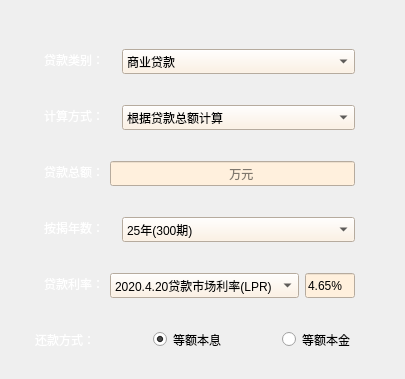
      <widget class="QWidget" name="widget_5" native="true">
       <layout class="QGridLayout" name="gridLayout_22">
        <property name="leftMargin">
         <number>6</number>
        </property>
        <property name="topMargin">
         <number>0</number>
        </property>
        <property name="bottomMargin">
         <number>0</number>
        </property>
        <property name="horizontalSpacing">
         <number>9</number>
        </property>
        <property name="verticalSpacing">
         <number>16</number>
        </property>
        <item row="0" column="2">
         <spacer name="verticalSpacer_13">
          <property name="orientation">
           <enum>Qt::Vertical</enum>
          </property>
          <property name="sizeType">
           <enum>QSizePolicy::Maximum</enum>
          </property>
          <property name="sizeHint" stdset="0">
           <size>
            <width>20</width>
            <height>40</height>
           </size>
          </property>
         </spacer>
        </item>
        <item row="1" column="0">
         <widget class="PushButton" name="QustionButton_7">
          <property name="maximumSize">
           <size>
            <width>20</width>
            <height>20</height>
           </size>
          </property>
          <property name="toolTip">
           <string>&lt;html&gt;&lt;head/&gt;&lt;body&gt;&lt;p&gt;打开帮助文档&lt;/p&gt;&lt;/body&gt;&lt;/html&gt;</string>
          </property>
          <property name="text">
           <string/>
          </property>
          <property name="icon">
           <iconset>
            <normaloff>../Icons/WenHao1.png</normaloff>../Icons/WenHao1.png</iconset>
          </property>
          <property name="autoDefault">
           <bool>false</bool>
          </property>
          <property name="default">
           <bool>false</bool>
          </property>
          <property name="flat">
           <bool>true</bool>
          </property>
         </widget>
        </item>
        <item row="1" column="1" colspan="2">
         <widget class="QWidget" name="widget_Retype_2" native="true">
          <property name="maximumSize">
           <size>
            <width>450</width>
            <height>40</height>
           </size>
          </property>
          <layout class="QGridLayout" name="gridLayout_53">
           <item row="0" column="0">
            <widget class="QLabel" name="label_Retype_2">
             <property name="maximumSize">
              <size>
               <width>72</width>
               <height>15</height>
              </size>
             </property>
             <property name="styleSheet">
              <string notr="true">font: 9pt &quot;锐字锐线怒放黑简1.0&quot;;
color: rgb(255, 255, 255);</string>
             </property>
             <property name="text">
              <string>贷款类别：</string>
             </property>
            </widget>
           </item>
           <item row="0" column="1">
            <widget class="QComboBox" name="comboBox_Retype_2">
             <property name="minimumSize">
              <size>
               <width>0</width>
               <height>25</height>
              </size>
             </property>
             <property name="maximumSize">
              <size>
               <width>16777215</width>
               <height>25</height>
              </size>
             </property>
             <property name="toolTip">
              <string>&lt;html&gt;&lt;head/&gt;&lt;body&gt;&lt;p&gt;注意：商业贷款和公积金贷款的利率是不一样的哦！&lt;/p&gt;&lt;/body&gt;&lt;/html&gt;</string>
             </property>
             <property name="styleSheet">
              <string notr="true">background-color: rgb(255, 240, 221);
selection-background-color: rgb(209, 114, 93);
</string>
             </property>
             <item>
              <property name="text">
               <string>商业贷款</string>
              </property>
              <property name="icon">
               <iconset>
                <normaloff>../Icons/shangye.png</normaloff>../Icons/shangye.png</iconset>
              </property>
             </item>
             <item>
              <property name="text">
               <string>公积金贷款</string>
              </property>
              <property name="icon">
               <iconset>
                <normaloff>../Icons/公共.png</normaloff>../Icons/公共.png</iconset>
              </property>
             </item>
             <item>
              <property name="text">
               <string>组合型贷款</string>
              </property>
              <property name="icon">
               <iconset>
                <normaloff>../Icons/组合.png</normaloff>../Icons/组合.png</iconset>
              </property>
             </item>
            </widget>
           </item>
          </layout>
         </widget>
        </item>
        <item row="1" column="3">
         <spacer name="horizontalSpacer_41">
          <property name="orientation">
           <enum>Qt::Horizontal</enum>
          </property>
          <property name="sizeType">
           <enum>QSizePolicy::Maximum</enum>
          </property>
          <property name="sizeHint" stdset="0">
           <size>
            <width>30</width>
            <height>20</height>
           </size>
          </property>
         </spacer>
        </item>
        <item row="2" column="1" colspan="2">
         <widget class="QWidget" name="widget_RecalaterWay_2" native="true">
          <property name="maximumSize">
           <size>
            <width>450</width>
            <height>40</height>
           </size>
          </property>
          <layout class="QGridLayout" name="gridLayout_51">
           <item row="0" column="0">
            <widget class="QLabel" name="label_RecalaterWay_2">
             <property name="maximumSize">
              <size>
               <width>72</width>
               <height>15</height>
              </size>
             </property>
             <property name="styleSheet">
              <string notr="true">font: 9pt &quot;锐字锐线怒放黑简1.0&quot;;
color: rgb(255, 255, 255);</string>
             </property>
             <property name="text">
              <string>计算方式：</string>
             </property>
            </widget>
           </item>
           <item row="0" column="1">
            <widget class="QComboBox" name="comboBox_RecalaterWay_2">
             <property name="minimumSize">
              <size>
               <width>0</width>
               <height>25</height>
              </size>
             </property>
             <property name="maximumSize">
              <size>
               <width>16777215</width>
               <height>25</height>
              </size>
             </property>
             <property name="styleSheet">
              <string notr="true">background-color: rgb(255, 240, 221);
selection-background-color: rgb(209, 114, 93);
</string>
             </property>
             <item>
              <property name="text">
               <string>根据贷款总额计算</string>
              </property>
              <property name="icon">
               <iconset>
                <normaloff>../Icons/qian.png</normaloff>../Icons/qian.png</iconset>
              </property>
             </item>
             <item>
              <property name="text">
               <string>根据面积、单价计算</string>
              </property>
              <property name="icon">
               <iconset>
                <normaloff>../Icons/房.png</normaloff>../Icons/房.png</iconset>
              </property>
             </item>
            </widget>
           </item>
          </layout>
         </widget>
        </item>
        <item row="2" column="3">
         <spacer name="horizontalSpacer_37">
          <property name="orientation">
           <enum>Qt::Horizontal</enum>
          </property>
          <property name="sizeType">
           <enum>QSizePolicy::Maximum</enum>
          </property>
          <property name="sizeHint" stdset="0">
           <size>
            <width>30</width>
            <height>20</height>
           </size>
          </property>
         </spacer>
        </item>
        <item row="3" column="1" colspan="2">
         <widget class="QWidget" name="widget_Retotalloan" native="true">
          <property name="maximumSize">
           <size>
            <width>450</width>
            <height>40</height>
           </size>
          </property>
          <layout class="QGridLayout" name="gridLayout_55">
           <item row="0" column="0">
            <widget class="QLabel" name="label_Retotalloan">
             <property name="maximumSize">
              <size>
               <width>72</width>
               <height>15</height>
              </size>
             </property>
             <property name="styleSheet">
              <string notr="true">font: 9pt &quot;锐字锐线怒放黑简1.0&quot;;
color: rgb(255, 255, 255);</string>
             </property>
             <property name="text">
              <string>贷款总额：</string>
             </property>
            </widget>
           </item>
           <item row="0" column="1">
            <widget class="QLineEdit" name="lineEdit_Retotalloan">
             <property name="minimumSize">
              <size>
               <width>0</width>
               <height>25</height>
              </size>
             </property>
             <property name="maximumSize">
              <size>
               <width>16777215</width>
               <height>25</height>
              </size>
             </property>
             <property name="styleSheet">
              <string notr="true">background-color: rgb(255, 240, 221);
selection-background-color: rgb(209, 114, 93);
</string>
             </property>
             <property name="placeholderText">
              <string>                                   万元</string>
             </property>
            </widget>
           </item>
          </layout>
         </widget>
        </item>
        <item row="3" column="3">
         <spacer name="horizontalSpacer_43">
          <property name="orientation">
           <enum>Qt::Horizontal</enum>
          </property>
          <property name="sizeType">
           <enum>QSizePolicy::Maximum</enum>
          </property>
          <property name="sizeHint" stdset="0">
           <size>
            <width>30</width>
            <height>20</height>
           </size>
          </property>
         </spacer>
        </item>
        <item row="4" column="1" colspan="2">
         <widget class="QWidget" name="widget_Redeadline_2" native="true">
          <property name="maximumSize">
           <size>
            <width>450</width>
            <height>40</height>
           </size>
          </property>
          <layout class="QGridLayout" name="gridLayout_52">
           <item row="0" column="0">
            <widget class="QLabel" name="label_Redeadline_2">
             <property name="maximumSize">
              <size>
               <width>72</width>
               <height>15</height>
              </size>
             </property>
             <property name="styleSheet">
              <string notr="true">font: 9pt &quot;锐字锐线怒放黑简1.0&quot;;
color: rgb(255, 255, 255);</string>
             </property>
             <property name="text">
              <string>按揭年数：</string>
             </property>
            </widget>
           </item>
           <item row="0" column="1">
            <widget class="QComboBox" name="comboBox_Redeadline_2">
             <property name="minimumSize">
              <size>
               <width>0</width>
               <height>25</height>
              </size>
             </property>
             <property name="maximumSize">
              <size>
               <width>16777215</width>
               <height>25</height>
              </size>
             </property>
             <property name="toolTip">
              <string>&lt;html&gt;&lt;head/&gt;&lt;body&gt;&lt;p&gt;5年以上利率和5年以下利率是不同的哦&lt;/p&gt;&lt;/body&gt;&lt;/html&gt;</string>
             </property>
             <property name="styleSheet">
              <string notr="true">background-color: rgb(255, 240, 221);
selection-background-color: rgb(209, 114, 93);
</string>
             </property>
             <item>
              <property name="text">
               <string>25年(300期)</string>
              </property>
             </item>
             <item>
              <property name="text">
               <string>24年(288期)</string>
              </property>
             </item>
             <item>
              <property name="text">
               <string>23年(276期)</string>
              </property>
             </item>
             <item>
              <property name="text">
               <string>22年(264期)</string>
              </property>
             </item>
             <item>
              <property name="text">
               <string>21年(252期)</string>
              </property>
             </item>
             <item>
              <property name="text">
               <string>20年(240期)</string>
              </property>
             </item>
             <item>
              <property name="text">
               <string>19年(228期)</string>
              </property>
             </item>
             <item>
              <property name="text">
               <string>18年(216期)</string>
              </property>
             </item>
             <item>
              <property name="text">
               <string>17年(204期)</string>
              </property>
             </item>
             <item>
              <property name="text">
               <string>16年(192期)</string>
              </property>
             </item>
             <item>
              <property name="text">
               <string>15年(180期)</string>
              </property>
             </item>
             <item>
              <property name="text">
               <string>14年(168期)</string>
              </property>
             </item>
             <item>
              <property name="text">
               <string>13年(156期)</string>
              </property>
             </item>
             <item>
              <property name="text">
               <string>12年(144期)</string>
              </property>
             </item>
             <item>
              <property name="text">
               <string>11年(132期)</string>
              </property>
             </item>
             <item>
              <property name="text">
               <string>10年(120期)</string>
              </property>
             </item>
             <item>
              <property name="text">
               <string>9年(108期)</string>
              </property>
             </item>
             <item>
              <property name="text">
               <string>8年(96期)</string>
              </property>
             </item>
             <item>
              <property name="text">
               <string>7年(84期)</string>
              </property>
             </item>
             <item>
              <property name="text">
               <string>6年(72期)</string>
              </property>
             </item>
             <item>
              <property name="text">
               <string>5年(60期)</string>
              </property>
             </item>
             <item>
              <property name="text">
               <string>4年(48期)</string>
              </property>
             </item>
             <item>
              <property name="text">
               <string>3年(36期)</string>
              </property>
             </item>
             <item>
              <property name="text">
               <string>2年(24期)</string>
              </property>
             </item>
             <item>
              <property name="text">
               <string>1年(12期)</string>
              </property>
             </item>
            </widget>
           </item>
          </layout>
         </widget>
        </item>
        <item row="4" column="3">
         <spacer name="horizontalSpacer_47">
          <property name="orientation">
           <enum>Qt::Horizontal</enum>
          </property>
          <property name="sizeType">
           <enum>QSizePolicy::Maximum</enum>
          </property>
          <property name="sizeHint" stdset="0">
           <size>
            <width>30</width>
            <height>20</height>
           </size>
          </property>
         </spacer>
        </item>
        <item row="5" column="0">
         <widget class="PushButton" name="QustionButton_8">
          <property name="maximumSize">
           <size>
            <width>20</width>
            <height>20</height>
           </size>
          </property>
          <property name="toolTip">
           <string>&lt;html&gt;&lt;head/&gt;&lt;body&gt;&lt;p&gt;打开帮助文档&lt;/p&gt;&lt;/body&gt;&lt;/html&gt;</string>
          </property>
          <property name="text">
           <string/>
          </property>
          <property name="icon">
           <iconset>
            <normaloff>../Icons/WenHao1.png</normaloff>../Icons/WenHao1.png</iconset>
          </property>
          <property name="autoDefault">
           <bool>false</bool>
          </property>
          <property name="default">
           <bool>false</bool>
          </property>
          <property name="flat">
           <bool>true</bool>
          </property>
         </widget>
        </item>
        <item row="5" column="1" colspan="2">
         <widget class="QWidget" name="widget_Rerate_2" native="true">
          <property name="maximumSize">
           <size>
            <width>450</width>
            <height>40</height>
           </size>
          </property>
          <layout class="QGridLayout" name="gridLayout_50">
           <item row="0" column="0">
            <widget class="QLabel" name="label_Rerate_2">
             <property name="maximumSize">
              <size>
               <width>72</width>
               <height>15</height>
              </size>
             </property>
             <property name="styleSheet">
              <string notr="true">font: 9pt &quot;锐字锐线怒放黑简1.0&quot;;
color: rgb(255, 255, 255);</string>
             </property>
             <property name="text">
              <string>贷款利率：</string>
             </property>
            </widget>
           </item>
           <item row="0" column="1">
            <widget class="QComboBox" name="comboBox_Rerate_2">
             <property name="minimumSize">
              <size>
               <width>0</width>
               <height>25</height>
              </size>
             </property>
             <property name="maximumSize">
              <size>
               <width>16777215</width>
               <height>25</height>
              </size>
             </property>
             <property name="toolTip">
              <string>&lt;html&gt;&lt;head/&gt;&lt;body&gt;&lt;p&gt;&lt;span style=&quot; font-family:'仿宋'; color:#333333;&quot;&gt;从2020年3月1日起，全部的房贷除已发放的房贷外，都将实行LPR+基点的模式进行贷款&lt;/span&gt;&lt;/p&gt;&lt;/body&gt;&lt;/html&gt;</string>
             </property>
             <property name="styleSheet">
              <string notr="true">background-color: rgb(255, 240, 221);
selection-background-color: rgb(209, 114, 93);
</string>
             </property>
             <item>
              <property name="text">
               <string>2020.4.20贷款市场利率(LPR)</string>
              </property>
             </item>
             <item>
              <property name="text">
               <string>2020.3.20贷款市场利率(LPR)</string>
              </property>
             </item>
             <item>
              <property name="text">
               <string>2019.9.20贷款市场利率(LPR)</string>
              </property>
             </item>
             <item>
              <property name="text">
               <string>2015.10.24利率上限(1.1倍)</string>
              </property>
             </item>
             <item>
              <property name="text">
               <string>2015.10.24利率上限(1.05倍)</string>
              </property>
             </item>
             <item>
              <property name="text">
               <string>2015.10.24利率下限(85折)</string>
              </property>
             </item>
             <item>
              <property name="text">
               <string>2015.10.24利率下限(7折)</string>
              </property>
             </item>
             <item>
              <property name="text">
               <string>2015.10.24基准利率</string>
              </property>
             </item>
             <item>
              <property name="text">
               <string>2015.8.26利率上限(1.1倍)</string>
              </property>
             </item>
             <item>
              <property name="text">
               <string>2015.8.26利率下限(85折)</string>
              </property>
             </item>
             <item>
              <property name="text">
               <string>2015.8.26利率下限(7折)</string>
              </property>
             </item>
             <item>
              <property name="text">
               <string>2015.8.26基准利率</string>
              </property>
             </item>
             <item>
              <property name="text">
               <string>2015.6.28利率上限(1.1倍)</string>
              </property>
             </item>
             <item>
              <property name="text">
               <string>2015.6.28利率下限(85折)</string>
              </property>
             </item>
             <item>
              <property name="text">
               <string>2015.6.28利率下限(7折)</string>
              </property>
             </item>
             <item>
              <property name="text">
               <string>2015.6.28基准利率</string>
              </property>
             </item>
             <item>
              <property name="text">
               <string>2015.5.11利率上限(1.1倍)</string>
              </property>
             </item>
             <item>
              <property name="text">
               <string>2015.5.11利率下限(85折)</string>
              </property>
             </item>
             <item>
              <property name="text">
               <string>2015.5.11利率下限(7折)</string>
              </property>
             </item>
             <item>
              <property name="text">
               <string>2015.5.11基准利率</string>
              </property>
             </item>
             <item>
              <property name="text">
               <string>2015.3.1利率上限(1.1倍)</string>
              </property>
             </item>
             <item>
              <property name="text">
               <string>2015.3.1利率下限(85折)</string>
              </property>
             </item>
             <item>
              <property name="text">
               <string>2015.3.1利率下限(7折)</string>
              </property>
             </item>
             <item>
              <property name="text">
               <string>2015.3.1基准利率</string>
              </property>
             </item>
             <item>
              <property name="text">
               <string>2014.11.22利率上限(1.1倍)</string>
              </property>
             </item>
             <item>
              <property name="text">
               <string>2014.11.22利率下限(85折)</string>
              </property>
             </item>
             <item>
              <property name="text">
               <string>2014.11.22利率下限(7折)</string>
              </property>
             </item>
             <item>
              <property name="text">
               <string>2014.11.22基准利率</string>
              </property>
             </item>
             <item>
              <property name="text">
               <string>2012.7.6利率上限(1.1倍)</string>
              </property>
             </item>
             <item>
              <property name="text">
               <string>2012.7.6利率下限(85折)</string>
              </property>
             </item>
             <item>
              <property name="text">
               <string>2012.7.6利率下限(7折)</string>
              </property>
             </item>
             <item>
              <property name="text">
               <string>2012.7.6基准利率</string>
              </property>
             </item>
             <item>
              <property name="text">
               <string>2012.6.8利率上限(1.1倍)</string>
              </property>
             </item>
             <item>
              <property name="text">
               <string>2012.6.8利率下限(85折)</string>
              </property>
             </item>
             <item>
              <property name="text">
               <string>2012.6.8利率下限(7折)</string>
              </property>
             </item>
             <item>
              <property name="text">
               <string>2012.6.8基准利率</string>
              </property>
             </item>
            </widget>
           </item>
           <item row="0" column="2">
            <widget class="QLineEdit" name="lineEdit_Rerate_2">
             <property name="minimumSize">
              <size>
               <width>0</width>
               <height>25</height>
              </size>
             </property>
             <property name="maximumSize">
              <size>
               <width>50</width>
               <height>25</height>
              </size>
             </property>
             <property name="styleSheet">
              <string notr="true">background-color: rgb(255, 240, 221);
selection-background-color: rgb(209, 114, 93);
</string>
             </property>
             <property name="text">
              <string>4.65%</string>
             </property>
            </widget>
           </item>
          </layout>
         </widget>
        </item>
        <item row="5" column="3">
         <spacer name="horizontalSpacer_31">
          <property name="orientation">
           <enum>Qt::Horizontal</enum>
          </property>
          <property name="sizeType">
           <enum>QSizePolicy::Maximum</enum>
          </property>
          <property name="sizeHint" stdset="0">
           <size>
            <width>30</width>
            <height>20</height>
           </size>
          </property>
         </spacer>
        </item>
        <item row="6" column="0">
         <widget class="PushButton" name="QustionButton_9">
          <property name="maximumSize">
           <size>
            <width>20</width>
            <height>20</height>
           </size>
          </property>
          <property name="toolTip">
           <string>&lt;html&gt;&lt;head/&gt;&lt;body&gt;&lt;p&gt;打开帮助文档&lt;/p&gt;&lt;/body&gt;&lt;/html&gt;</string>
          </property>
          <property name="text">
           <string/>
          </property>
          <property name="icon">
           <iconset>
            <normaloff>../Icons/WenHao1.png</normaloff>../Icons/WenHao1.png</iconset>
          </property>
          <property name="autoDefault">
           <bool>false</bool>
          </property>
          <property name="default">
           <bool>false</bool>
          </property>
          <property name="flat">
           <bool>true</bool>
          </property>
         </widget>
        </item>
        <item row="6" column="1" colspan="2">
         <widget class="QWidget" name="widget_method_4" native="true">
          <property name="maximumSize">
           <size>
            <width>450</width>
            <height>40</height>
           </size>
          </property>
          <layout class="QGridLayout" name="gridLayout_54">
           <property name="leftMargin">
            <number>0</number>
           </property>
           <item row="0" column="1">
            <spacer name="horizontalSpacer_45">
             <property name="orientation">
              <enum>Qt::Horizontal</enum>
             </property>
             <property name="sizeType">
              <enum>QSizePolicy::Maximum</enum>
             </property>
             <property name="sizeHint" stdset="0">
              <size>
               <width>50</width>
               <height>19</height>
              </size>
             </property>
            </spacer>
           </item>
           <item row="0" column="4">
            <widget class="QRadioButton" name="radioButton_Rebenjin_2">
             <property name="maximumSize">
              <size>
               <width>90</width>
               <height>21</height>
              </size>
             </property>
             <property name="text">
              <string>等额本金</string>
             </property>
            </widget>
           </item>
           <item row="0" column="2">
            <widget class="QRadioButton" name="radioButton_Rebenxi_2">
             <property name="maximumSize">
              <size>
               <width>90</width>
               <height>21</height>
              </size>
             </property>
             <property name="text">
              <string>等额本息</string>
             </property>
             <property name="checked">
              <bool>true</bool>
             </property>
            </widget>
           </item>
           <item row="0" column="0">
            <widget class="QLabel" name="label_method_4">
             <property name="maximumSize">
              <size>
               <width>72</width>
               <height>15</height>
              </size>
             </property>
             <property name="styleSheet">
              <string notr="true">font: 9pt &quot;锐字锐线怒放黑简1.0&quot;;
color: rgb(255, 255, 255);</string>
             </property>
             <property name="text">
              <string>还款方式：</string>
             </property>
            </widget>
           </item>
           <item row="0" column="3">
            <spacer name="horizontalSpacer_57">
             <property name="orientation">
              <enum>Qt::Horizontal</enum>
             </property>
             <property name="sizeType">
              <enum>QSizePolicy::Maximum</enum>
             </property>
             <property name="sizeHint" stdset="0">
              <size>
               <width>50</width>
               <height>20</height>
              </size>
             </property>
            </spacer>
           </item>
          </layout>
         </widget>
        </item>
        <item row="6" column="3">
         <spacer name="horizontalSpacer_39">
          <property name="orientation">
           <enum>Qt::Horizontal</enum>
          </property>
          <property name="sizeType">
           <enum>QSizePolicy::Maximum</enum>
          </property>
          <property name="sizeHint" stdset="0">
           <size>
            <width>30</width>
            <height>20</height>
           </size>
          </property>
         </spacer>
        </item>
        <item row="7" column="1">
         <spacer name="verticalSpacer_14">
          <property name="orientation">
           <enum>Qt::Vertical</enum>
          </property>
          <property name="sizeType">
           <enum>QSizePolicy::Maximum</enum>
          </property>
          <property name="sizeHint" stdset="0">
           <size>
            <width>20</width>
            <height>20</height>
           </size>
          </property>
         </spacer>
        </item>
       </layout>
      </widget>
